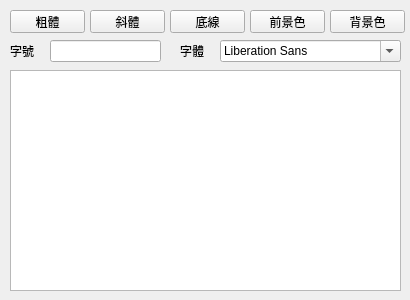
<?xml version="1.0" encoding="UTF-8"?>
<ui version="4.0">
	<class>Widget</class>
	<widget class="QWidget" name="Widget">
		<property name="geometry">
			<rect>
				<x>0</x>
				<y>0</y>
				<width>410</width>
				<height>300</height>
			</rect>
		</property>
		<property name="windowTitle">
			<string>Widget</string>
		</property>
		<widget class="QTextEdit" name="textEdit">
			<property name="geometry">
				<rect>
					<x>10</x>
					<y>70</y>
					<width>391</width>
					<height>221</height>
				</rect>
			</property>
		</widget>
		<widget class="QPushButton" name="pushButtonBold">
			<property name="geometry">
				<rect>
					<x>10</x>
					<y>10</y>
					<width>75</width>
					<height>23</height>
				</rect>
			</property>
			<property name="text">
				<string>粗體</string>
			</property>
			<property name="checkable">
				<bool>false</bool>
			</property>
			<property name="checked">
				<bool>false</bool>
			</property>
		</widget>
		<widget class="QPushButton" name="pushButtonItalic">
			<property name="geometry">
				<rect>
					<x>90</x>
					<y>10</y>
					<width>75</width>
					<height>23</height>
				</rect>
			</property>
			<property name="text">
				<string>斜體</string>
			</property>
		</widget>
		<widget class="QPushButton" name="pushButtonUnderline">
			<property name="geometry">
				<rect>
					<x>170</x>
					<y>10</y>
					<width>75</width>
					<height>23</height>
				</rect>
			</property>
			<property name="text">
				<string>底線</string>
			</property>
		</widget>
		<widget class="QPushButton" name="pushButtonColor">
			<property name="geometry">
				<rect>
					<x>250</x>
					<y>10</y>
					<width>75</width>
					<height>23</height>
				</rect>
			</property>
			<property name="text">
				<string>前景色</string>
			</property>
		</widget>
		<widget class="QPushButton" name="pushButtonBGColor">
			<property name="geometry">
				<rect>
					<x>330</x>
					<y>10</y>
					<width>75</width>
					<height>23</height>
				</rect>
			</property>
			<property name="text">
				<string>背景色</string>
			</property>
		</widget>
		<widget class="QLabel" name="label">
			<property name="geometry">
				<rect>
					<x>10</x>
					<y>40</y>
					<width>30</width>
					<height>22</height>
				</rect>
			</property>
			<property name="text">
				<string>字號</string>
			</property>
		</widget>
		<widget class="QLineEdit" name="lineEditFontSize">
			<property name="geometry">
				<rect>
					<x>50</x>
					<y>40</y>
					<width>111</width>
					<height>22</height>
				</rect>
			</property>
		</widget>
		<widget class="QFontComboBox" name="fontComboBox">
			<property name="geometry">
				<rect>
					<x>220</x>
					<y>40</y>
					<width>181</width>
					<height>22</height>
				</rect>
			</property>
		</widget>
		<widget class="QLabel" name="label_2">
			<property name="geometry">
				<rect>
					<x>180</x>
					<y>40</y>
					<width>30</width>
					<height>22</height>
				</rect>
			</property>
			<property name="text">
				<string>字體</string>
			</property>
		</widget>
	</widget>
	<layoutdefault spacing="6" margin="11"/>
	<resources/>
	<connections/>
</ui>
